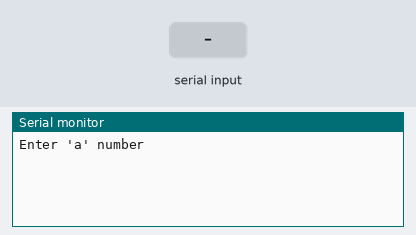
Recording of a sketch running on a simulated Arduino Uno, built with avr-gcc and run on an emulated ATmega328P. Parts: the last lines printed to the serial monitor. The inputs (shaded band) are chosen by the test bench.

Above: at 1.2 s.
1.3 s: "90,45\n" received over Serial
At 3.5 s:
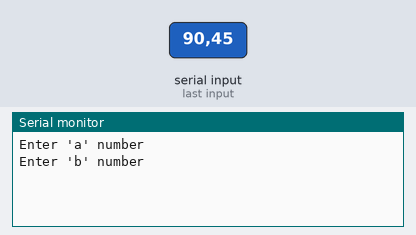
3.8 s: "30,150\n" received over Serial
At 6.2 s:
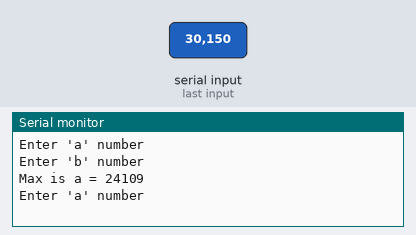

Measured:
- after the input at 1.3 s, the serial monitor: prints a new line after 1.0 s (image 1)
- after the input at 3.8 s, the serial monitor: prints a new line after 1.0 s (image 2)

The sketch:

sketch_feb17a.ino
```cpp
void setup() {
  Serial.begin(9600);
}

int turn(String str)
{
  int num = 0;
  for(int i = 0; i < str.length() - 1; i++)
    {
      num = num * 10 + int(str[i]) - 48;
    }
  return num;
}

int check(int a, int b)
{
  if (a > b)
    {
      Serial.print("Max is a = ");
      return a;
    }
  else
  {
    Serial.print("Max is b = ");
    return b;
  }
}

void loop() {
  String a, b;
  int a_num, b_num;

  Serial.println("Enter 'a' number");
  while (!Serial.available());
  a = Serial.readString();
  a_num = turn(a);

  Serial.println("Enter 'b' number");
  while (!Serial.available());
  b = Serial.readString();
  b_num = turn(b);

  Serial.println(check(a_num, b_num));
}
```
